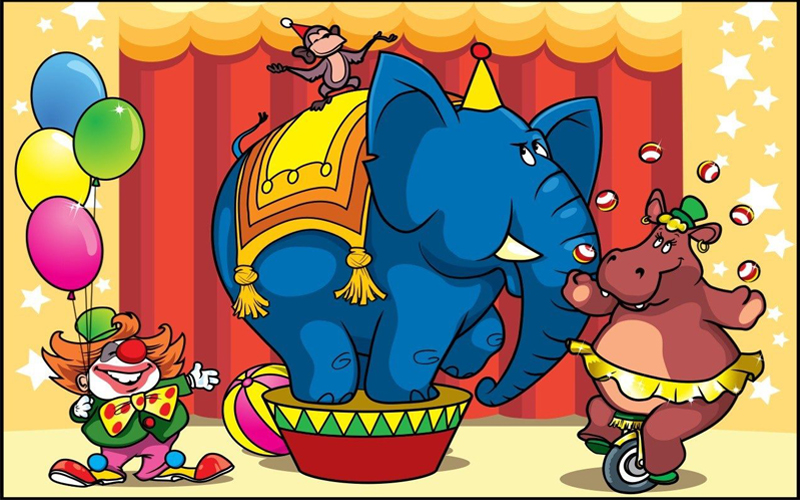
#> input picture Morfological_ops/1.jpg, 800 x 500 px
$ python erode.py
#> lines starting #> are read from the running program, lines starting #| are printed output that depends on the picture
#El elemento estructural es el tamaño de la matriz (VECINDAD) Elemento menor
import numpy as np
import cv2
import matplotlib.pyplot as plot

ima_1 = cv2.imread("1.jpg",0)
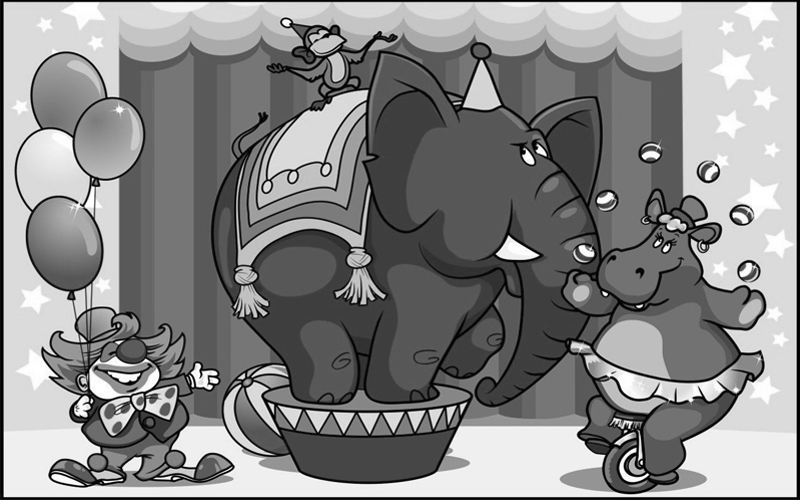
#> ima_1: shape (500, 800); min 0, max 255, mean 135.7
ima_1_res = cv2.resize(ima_1,(500,500))
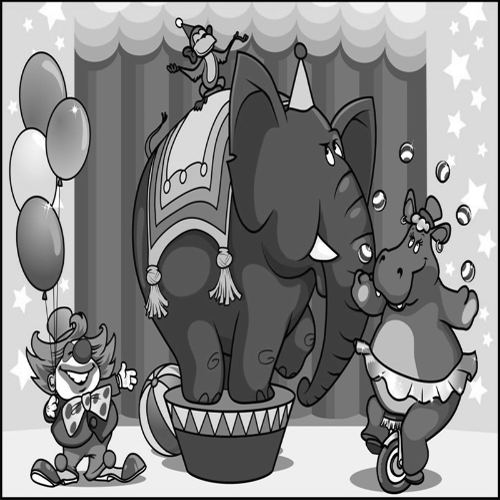
#> ima_1_res: shape (500, 500); min 0, max 255, mean 135.6
M , N = ima_1_res.shape
#> M = 500; N = 500
cv2.imshow("E_d_g",ima_1_res)
cv2.waitKey(0) #Espera una tecla

#ee = np.ones((21,21),np.uint8)
ee = cv2.getStructuringElement(cv2.MORPH_CROSS ,(21,21))
erosion = cv2.erode(ima_1_res,ee)
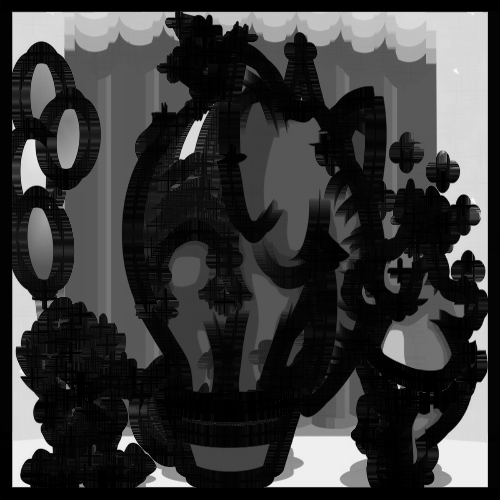
#> erosion: shape (500, 500); min 0, max 252, mean 58
cv2.imshow("Erosion",erosion)

conteo = [0] * 256
umbral = np.zeros((M,N), np.uint8)
for M2 in range(M):
     for N2 in range(N):
        valor_pixel = int(erosion[M2,N2])
        if(valor_pixel >=150) and (valor_pixel <= 180):
            umbral[M2, N2] = valor_pixel
        else:
            umbral[M2, N2] = 0
        conteo[valor_pixel] += 1
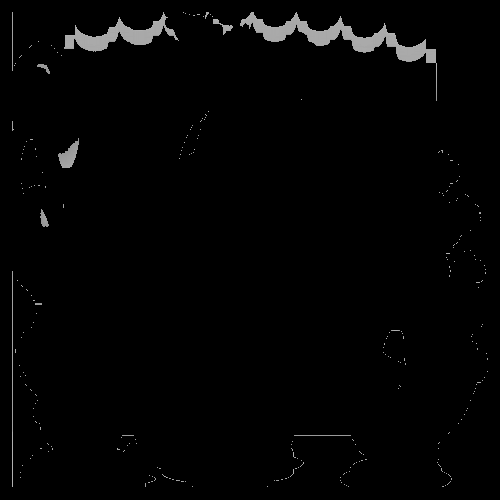
#> umbral: shape (500, 500); min 0, max 180, mean 3.8
#> after the loop, conteo = 256 values, max 18806 at index 0, min 0 at index 243, mean 976.6

print(conteo)
#> (printed output is left out)
fig, ax = plot.subplots()
#ax.hist(conteo)
ax.stem(conteo)
plot.show()
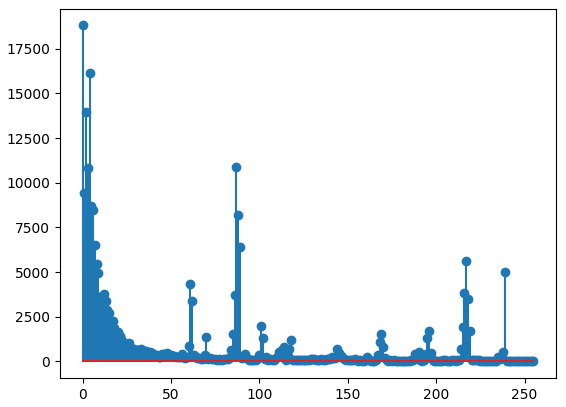
#> figure drawn by matplotlib, 1 panel; curve peaks at x = 0, y = 18806

cv2.imshow("umberal",umbral)
cv2.waitKey(0) #Espera una tecla
cv2.destroyAllWindows() #Finaliza procesos"""
